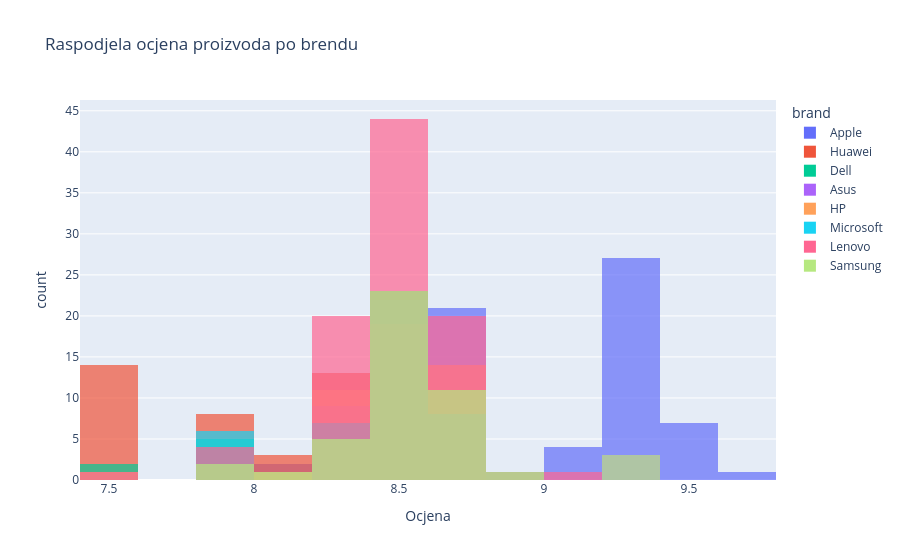

Notebook cell for this chart:
### Markdown cell above
## Ocjene korisnika
Histogram pokazuje kako su rasporedjene ocjene,a boxplot pokazuje medijanu i raspon ocjena po brendu.

### Code cell
fig3=px.histogram(
    df_filtered,
   x='rating',
   color='brand',
   nbins=20,
    title='Raspodjela ocjena proizvoda po brendu',
    labels={"rating":"Ocjena","count":"Broj proizvoda"},
    barmode='overlay',
    opacity=0.7
)

fig3.show()

### Figure 1 — Plotly figure (JSON) as saved in the notebook; plotly's stock layout.template omitted (floating-point values rounded to 4 significant figures)
{"data": [{"bingroup": "x", "hovertemplate": "brand=Apple<br>Ocjena=%{x}<br>count=%{y}<extra></extra>", "legendgroup": "Apple", "marker": {"color": "#636efa", "opacity": 0.7, "pattern": {"shape": ""}}, "name": "Apple", "nbinsx": 20, "orientation": "v", "showlegend": true, "type": "histogram", "x": [8.75, 8.5, 9.2, 9.2, 9.25, 8.75, 8.0, 8.7, 8.7, 8.5, 9.5, 9.2, 9.2, 9.2, 9.25, 8.75, 9.1, 9.4, 8.5, 9.5, 9.7, 9.3, 9.2, 8.5, 9.2, 9.45, 8.75, 9.2, 9.3, 8.5, 9.5, 8.75, 8.75, 9.55, 9.0, 9.25, 9.2, 8.75, 8.5, 8.5, 8.5, 9.25, 8.75, 9.2, 8.5, 9.0, 8.75, 8.75, 8.75, 8.75, 8.5, 8.5, 9.25, 8.75, 8.9, 8.5, 8.5, 8.7, 8.5, 9.2, 9.2, 8.5, 9.1, 9.25, 8.5, 8.75, 8.0, 9.5, 8.5, 9.25, 8.5, 8.5, 8.5, 9.3, 9.25, 9.3, 9.3, 8.75, 9.2, 9.2, 8.5, 8.5, 8.5, 8.75, 8.75, 8.75], "xaxis": "x", "yaxis": "y"}, {"bingroup": "x", "hovertemplate": "brand=Huawei<br>Ocjena=%{x}<br>count=%{y}<extra></extra>", "legendgroup": "Huawei", "marker": {"color": "#EF553B", "opacity": 0.7, "pattern": {"shape": ""}}, "name": "Huawei", "nbinsx": 20, "orientation": "v", "showlegend": true, "type": "histogram", "x": [7.8, 7.5, 8.5, 8.2, 7.5, 8.5, 7.8, 8.3, 8.4, 7.5, 7.5, 7.5, 7.8, 8.0, 7.5, 8.2, 7.5, 7.5, 8.2, 8.2, 8.2, 8.5, 8.0, 7.85, 8.5, 8.25, 8.5, 7.8, 7.8, 8.2, 8.2, 8.5, 8.2, 7.8, 7.5, 8.3, 7.5, 7.5, 8.25, 8.3, 8.5, 8.4, 7.5, 7.5, 7.8, 8.0, 7.5], "xaxis": "x", "yaxis": "y"}, {"bingroup": "x", "hovertemplate": "brand=Dell<br>Ocjena=%{x}<br>count=%{y}<extra></extra>", "legendgroup": "Dell", "marker": {"color": "#00cc96", "opacity": 0.7, "pattern": {"shape": ""}}, "name": "Dell", "nbinsx": 20, "orientation": "v", "showlegend": true, "type": "histogram", "x": [7.85, 8.5, 8.3, 8.5, 8.5, 7.8, 8.5, 8.25, 8.2, 8.75, 8.5, 8.7, 8.7, 8.75, 8.5, 8.5, 8.5, 8.5, 8.25, 8.5, 7.5, 8.5, 8.2, 8.7, 8.5, 8.7, 7.8, 7.8, 8.5, 8.75, 8.75, 8.5, 8.5, 8.5, 7.5, 7.8, 8.5, 8.75, 8.5, 8.75, 8.5, 8.75, 8.5, 8.4, 8.5, 8.5], "xaxis": "x", "yaxis": "y"}, {"bingroup": "x", "hovertemplate": "brand=Asus<br>Ocjena=%{x}<br>count=%{y}<extra></extra>", "legendgroup": "Asus", "marker": {"color": "#ab63fa", "opacity": 0.7, "pattern": {"shape": ""}}, "name": "Asus", "nbinsx": 20, "orientation": "v", "showlegend": true, "type": "histogram", "x": [8.7, 8.5, 8.5, 8.3, 8.75, 8.75, 8.75, 8.5, 8.5, 8.5, 8.75, 8.75, 8.25, 8.2, 8.5, 8.2, 8.75, 8.5, 8.5, 8.2, 8.5, 8.3, 8.2, 8.5, 8.75, 8.3, 8.75, 8.0, 8.75, 8.5, 8.6, 9.2, 8.75, 9.2, 8.75, 8.5, 8.5, 8.75, 9.2, 8.5, 8.5, 8.5, 8.5, 8.5, 8.5, 8.35], "xaxis": "x", "yaxis": "y"}, {"bingroup": "x", "hovertemplate": "brand=HP<br>Ocjena=%{x}<br>count=%{y}<extra></extra>", "legendgroup": "HP", "marker": {"color": "#FFA15A", "opacity": 0.7, "pattern": {"shape": ""}}, "name": "HP", "nbinsx": 20, "orientation": "v", "showlegend": true, "type": "histogram", "x": [8.5, 8.25, 8.4, 8.75, 8.75, 8.0, 8.75, 8.75, 8.25, 8.5, 8.75, 8.75, 8.5, 8.5, 8.75, 8.5, 8.25, 8.5, 8.5, 8.25, 8.5, 8.65, 8.7, 8.3, 8.2, 8.7, 8.5, 8.5, 8.7, 8.5, 8.6, 8.6, 8.2, 8.5, 8.5, 8.75, 8.5, 8.2, 8.2, 8.5, 8.5, 8.3, 8.5, 7.5, 8.5, 8.2], "xaxis": "x", "yaxis": "y"}, {"bingroup": "x", "hovertemplate": "brand=Microsoft<br>Ocjena=%{x}<br>count=%{y}<extra></extra>", "legendgroup": "Microsoft", "marker": {"color": "#19d3f3", "opacity": 0.7, "pattern": {"shape": ""}}, "name": "Microsoft", "nbinsx": 20, "orientation": "v", "showlegend": true, "type": "histogram", "x": [8.75, 8.6, 8.2, 8.5, 8.25, 8.5, 8.5, 8.75, 8.85, 8.5, 8.5, 7.8, 8.5, 8.5, 8.3, 8.25, 8.5, 8.75, 8.5, 7.8, 8.2, 8.5, 8.5, 8.5, 7.8, 7.8, 8.5, 8.5, 8.5, 7.8, 8.5, 8.5, 8.25, 8.5, 8.5, 8.75, 8.75, 8.5, 8.65, 7.8, 8.5, 8.5, 8.2, 8.75], "xaxis": "x", "yaxis": "y"}, {"bingroup": "x", "hovertemplate": "brand=Lenovo<br>Ocjena=%{x}<br>count=%{y}<extra></extra>", "legendgroup": "Lenovo", "marker": {"color": "#FF6692", "opacity": 0.7, "pattern": {"shape": ""}}, "name": "Lenovo", "nbinsx": 20, "orientation": "v", "showlegend": true, "type": "histogram", "x": [8.5, 8.5, 8.5, 8.2, 8.5, 8.75, 8.75, 8.65, 8.5, 8.5, 8.5, 8.3, 8.75, 8.2, 8.2, 7.85, 8.5, 8.25, 8.2, 8.5, 8.75, 8.75, 8.75, 8.75, 8.5, 8.5, 8.75, 8.5, 8.75, 8.5, 8.5, 9.15, 8.25, 8.4, 8.25, 8.25, 8.75, 8.5, 7.85, 8.5, 8.5, 8.2, 8.5, 8.5, 8.5, 7.8, 8.2, 8.5, 8.3, 7.5, 8.25, 8.5, 8.95, 8.75, 8.5, 8.75, 8.5, 8.3, 8.2, 7.8, 8.75, 8.5, 8.75, 8.2, 8.5, 8.75, 8.75, 8.5, 8.5, 8.2, 8.5, 8.5, 8.75, 8.5, 8.2, 8.5, 8.5, 8.25, 8.5, 8.5, 8.5, 8.25, 8.75, 8.7, 8.5, 8.5, 8.5, 8.5, 8.5, 8.5, 8.5], "xaxis": "x", "yaxis": "y"}, {"bingroup": "x", "hovertemplate": "brand=Samsung<br>Ocjena=%{x}<br>count=%{y}<extra></extra>", "legendgroup": "Samsung", "marker": {"color": "#B6E880", "opacity": 0.7, "pattern": {"shape": ""}}, "name": "Samsung", "nbinsx": 20, "orientation": "v", "showlegend": true, "type": "histogram", "x": [8.5, 8.5, 8.7, 8.5, 8.5, 8.5, 8.6, 8.8, 7.8, 8.25, 8.5, 8.5, 8.5, 9.2, 8.5, 8.5, 8.5, 8.5, 8.75, 9.2, 8.75, 8.5, 9.25, 8.7, 8.2, 8.75, 8.5, 8.5, 8.7, 8.1, 8.65, 8.3, 8.2, 8.5, 8.5, 8.75, 8.3, 8.75, 8.5, 8.75, 8.5, 8.5, 8.5, 7.8, 8.5, 8.5], "xaxis": "x", "yaxis": "y"}], "layout": {"barmode": "overlay", "legend": {"title": {"text": "brand"}, "tracegroupgap": 0}, "title": {"text": "Raspodjela ocjena proizvoda po brendu"}, "xaxis": {"anchor": "y", "domain": [0, 1], "title": {"text": "Ocjena"}}, "yaxis": {"anchor": "x", "domain": [0, 1], "title": {"text": "count"}}}}
